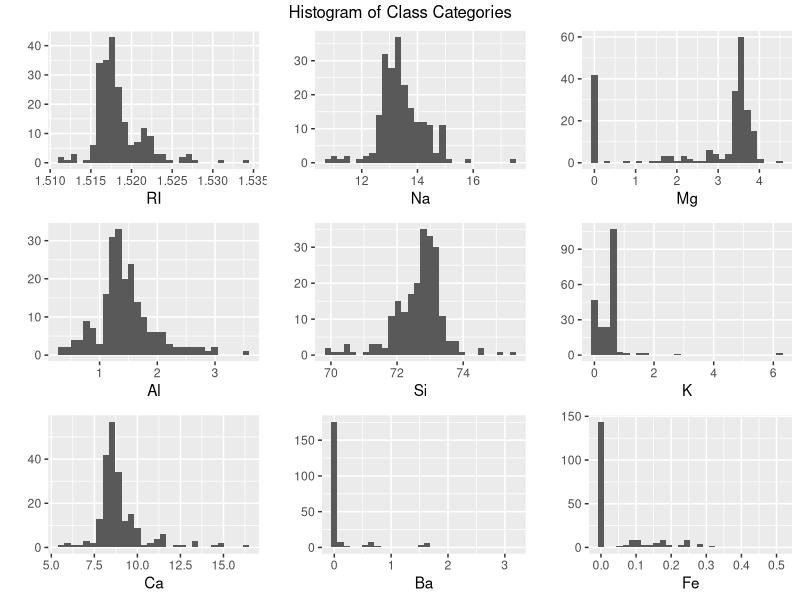
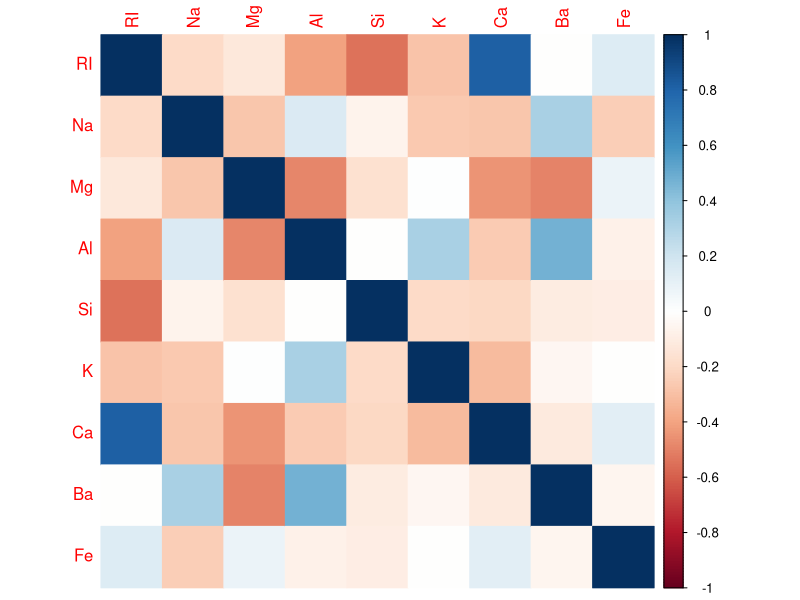

Write R code to recreate these figures, in order.
## ---- chunk 1
library(mlbench)
library(dplyr)
library(ggplot2)
library(grid)
library(gridExtra) # grid.arrange for arranging plots
library(corrplot)

data("Glass")
str(Glass)
summary(Glass)
## ---- chunk 2
# each predictor variable
RI_hist <- ggplot(Glass,aes(RI)) + geom_histogram() + ylab("")
Na_hist <- ggplot(Glass,aes(Na)) + geom_histogram() + ylab("")
Mg_hist <- ggplot(Glass,aes(Mg)) + geom_histogram() + ylab("")
Al_hist <- ggplot(Glass,aes(Al)) + geom_histogram() + ylab("")
Si_hist <- ggplot(Glass,aes(Si)) + geom_histogram() + ylab("")
K_hist <- ggplot(Glass,aes(K)) + geom_histogram() + ylab("")
Ca_hist <- ggplot(Glass,aes(Ca)) + geom_histogram() + ylab("")
Ba_hist <- ggplot(Glass,aes(Ba)) + geom_histogram() + ylab("")
Fe_hist <- ggplot(Glass,aes(Fe)) + geom_histogram() + ylab("")

# make a 3x3 grid to show each one in a single plot.

grid.arrange(RI_hist, Na_hist, Mg_hist,
             Al_hist, Si_hist, K_hist,
             Ca_hist, Ba_hist, Fe_hist, ncol=3, nrow=3,
             top = textGrob("Histogram of Class Categories"))
## ---- chunk 3
corr_matrix <- cor(Glass[,-10]) # matrix to two decimal places
corrplot(corr_matrix, method = "color")
## ---- chunk 4
cor(Glass[,-10], as.numeric(Glass$Type))
## ---- chunk 5
library(caret) # for boxcoxtrans function
library(e1071) # for skewness function
# Box-cox transforms
Glass$K <- Glass$K + 1e-6
Glass$Ba <- Glass$Ba + 1e-6
Glass$Fe <- Glass$Fe + 1e-6
Glass$Mg <- Glass$Mg + 1e-6
## ---- chunk 6
library(e1071)
# function to use the boxcoxtrans function and predict after transforming and
# computing skewness
boxcoxplots <- function(class){
  boxcox <- BoxCoxTrans(class)
  boxcox_pred <- predict(boxcox, class)
  # find the skewness after using the box-cox transform
  skewness(boxcox_pred)
}
## ---- chunk 7
# before
apply(Glass[,-10], 2, skewness)
# after
apply(Glass[,-10], 2, boxcoxplots)
